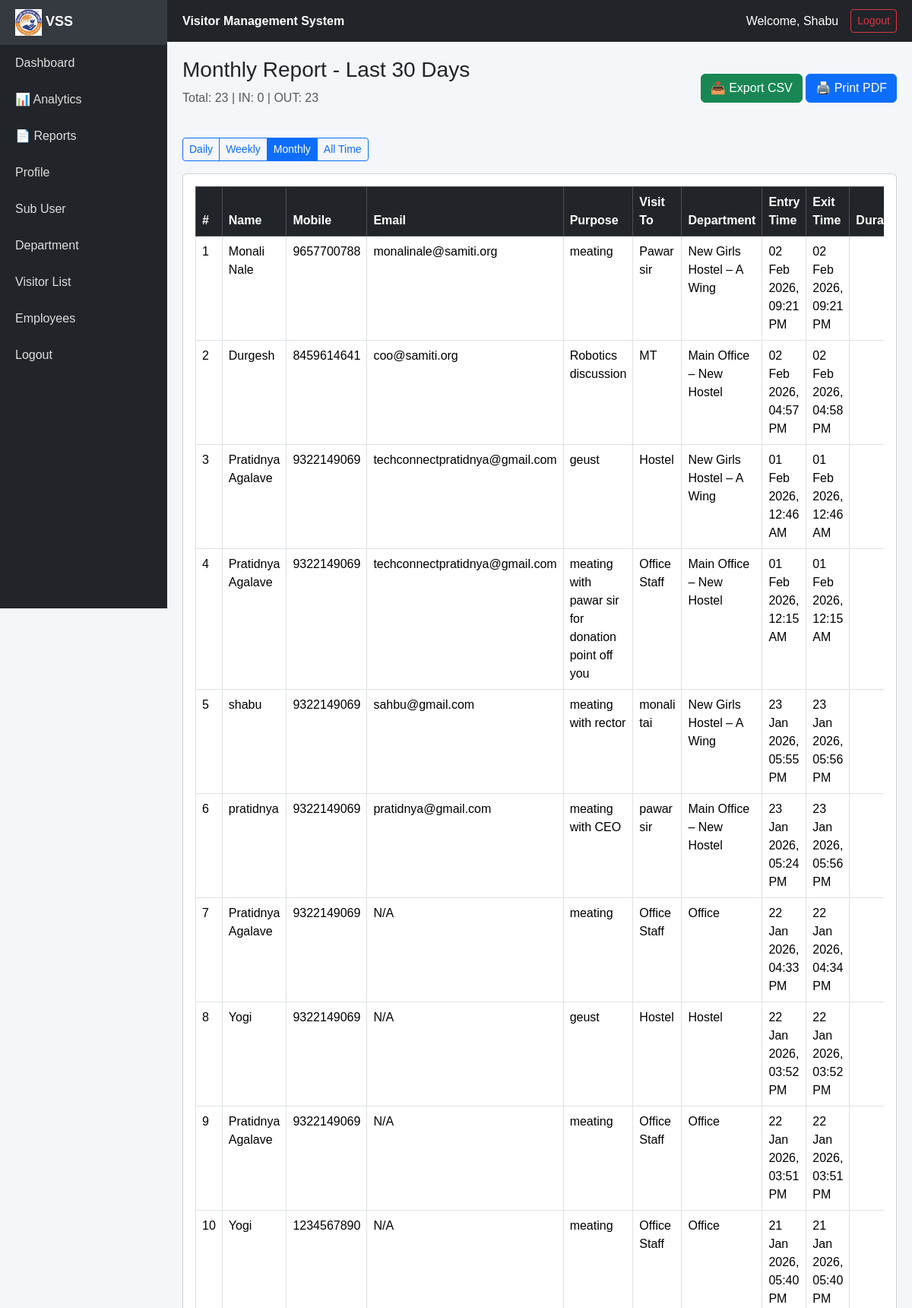
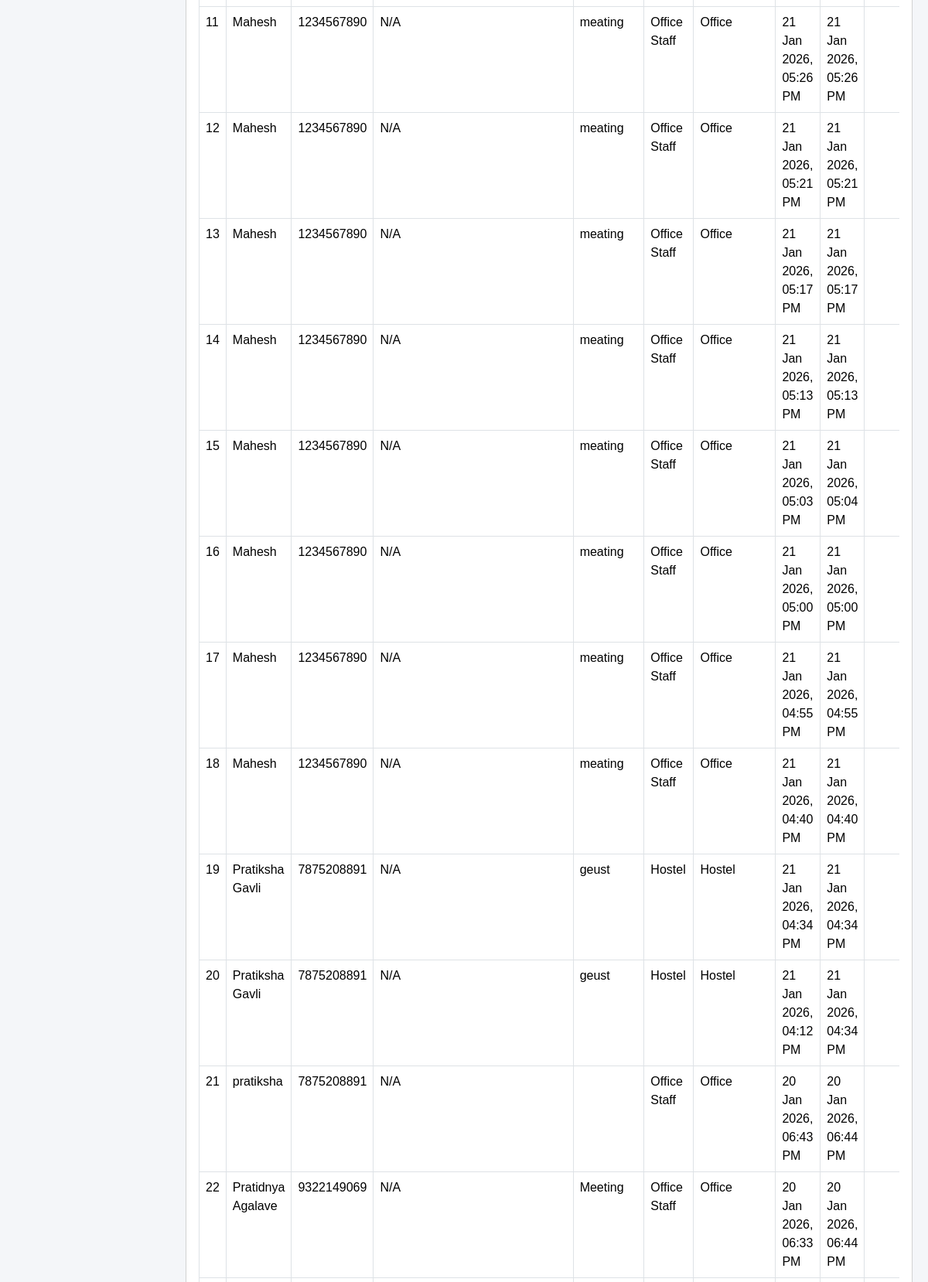
Screenshot of /reports/generate/?type=monthly (signed in, upper part) with the database file from the repository (2 pictures, top to bottom).
### visitors/models.py (models this page shows, shortened)
class Visitor(models.Model):
    GENDER_CHOICES = (
        ('Male', 'Male'),
        ('Female', 'Female'),
        ('Other', 'Other'),
    )
    STATUS_CHOICES = (
        ('IN', 'IN'),
        ('OUT', 'OUT'),
    )
    created_by = models.ForeignKey(
        User,
        on_delete=models.CASCADE,
        related_name='visitors'
    )
    name = models.CharField(max_length=100)
    mobile = models.CharField(max_length=10)
    email = models.EmailField()
    gender = models.CharField(max_length=10, choices=GENDER_CHOICES)
    purpose = models.CharField(max_length=200)
    visit_to = models.CharField(max_length=100)
    hostel_or_office = models.CharField(max_length=200)
    address = models.TextField()
    aadhaar = models.CharField(max_length=12)
    photo = models.ImageField(upload_to='visitor_photos/', null=True, blank=True)
    signature = models.ImageField(upload_to='signatures/')
    status = models.CharField(
        max_length=5,
        choices=STATUS_CHOICES,
        default='IN'
    )
    entry_time = models.DateTimeField(default=timezone.now)
    exit_time = models.DateTimeField(null=True, blank=True)
    created_at = models.DateTimeField(auto_now_add=True)

### visitors/views.py (the view)
# urls.py: path('reports/generate/', views.generate_report, name='generate_report'),
@login_required
def generate_report(request):
    report_type = request.GET.get('type', 'daily')
    visitors = Visitor.objects.filter(created_by=request.user)
    now = timezone.now()
    today_start = now.replace(hour=0, minute=0, second=0, microsecond=0)
    if report_type == 'daily':
        visitors = visitors.filter(entry_time__gte=today_start)
        title = f"Daily Report - {today_start.strftime('%d %b %Y')}"
    elif report_type == 'weekly':
        week_start = today_start - timedelta(days=7)
        visitors = visitors.filter(entry_time__gte=week_start)
        title = f"Weekly Report - Last 7 Days"
    elif report_type == 'monthly':
        month_start = today_start - timedelta(days=30)
        visitors = visitors.filter(entry_time__gte=month_start)
        title = f"Monthly Report - Last 30 Days"
    else:
        title = "All Visitors Report"
    visitors = visitors.order_by('-entry_time')
    context = {
        'visitors': visitors,
        'title': title,
        'report_type': report_type,
        'total': visitors.count(),
        'in_count': visitors.filter(status='IN').count(),
        'out_count': visitors.filter(status='OUT').count(),
    }
    return render(request, 'visitors/report.html', context)

### visitors/templates/visitors/report.html (shortened to what this page needs)
{% extends 'visitors/base.html' %}
{% block content %}
<div class="d-flex justify-content-between align-items-center mb-4">
    <div>
        <h3>{{ title }}</h3>
        <p class="text-muted">Total: {{ total }} | IN: {{ in_count }} | OUT: {{ out_count }}</p>
    </div>
    <div>
        <a href="{% url 'export_csv' %}?type={{ report_type }}" class="btn btn-success">
            📥 Export CSV
        </a>
        <button onclick="window.print()" class="btn btn-primary">
            🖨️ Print PDF
        </button>
    </div>
</div>
<div class="btn-group mb-3" role="group">
    <a href="{% url 'generate_report' %}?type=daily" class="btn btn-sm {% if report_type == 'daily' %}btn-primary{% else %}btn-outline-primary{% endif %}">Daily</a>
    <a href="{% url 'generate_report' %}?type=weekly" class="btn btn-sm {% if report_type == 'weekly' %}btn-primary{% else %}btn-outline-primary{% endif %}">Weekly</a>
    <a href="{% url 'generate_report' %}?type=monthly" class="btn btn-sm {% if report_type == 'monthly' %}btn-primary{% else %}btn-outline-primary{% endif %}">Monthly</a>
    <a href="{% url 'generate_report' %}?type=all" class="btn btn-sm {% if report_type == 'all' %}btn-primary{% else %}btn-outline-primary{% endif %}">All Time</a>
</div>
<div class="card">
    <div class="card-body">
        <div class="table-responsive">
            <table class="table table-bordered table-hover">
                <thead class="table-dark">
                    <tr>
                        <th>#</th>
                        <th>Name</th>
                        <th>Mobile</th>
                        <th>Email</th>
                        <th>Purpose</th>
                        <th>Visit To</th>
                        <th>Department</th>
                        <th>Entry Time</th>
                        <th>Exit Time</th>
                        <th>Duration</th>
                    </tr>
                </thead>
                <tbody>
                    {% for v in visitors %}
                    <tr>
                        <td>{{ forloop.counter }}</td>
                        <td>{{ v.name }}</td>
                        <td>{{ v.mobile }}</td>
                        <td>{{ v.email }}</td>
                        <td>{{ v.purpose }}</td>
                        <td>{{ v.visit_to }}</td>
                        <td>{{ v.hostel_or_office }}</td>
                        <td>{{ v.entry_time|date:"d M Y, h:i A" }}</td>
                        <td>
                            {% if v.exit_time %}
                                {{ v.exit_time|date:"d M Y, h:i A" }}
                            {% else %}
                                <span class="text-muted">—</span>
                            {% endif %}
                        </td>
                        <td>
                        </td>
                    </tr>
                    {% empty %}
                    <tr>
                        <td colspan="11" class="text-center text-muted py-4">
                            No visitors found for this period
                        </td>
                    </tr>
                    {% endfor %}
                </tbody>
            </table>
        </div>
    </div>
</div>
{% endblock %}

### visitors/templates/visitors/base.html (shortened to what this page needs)
{% load static %}
<!DOCTYPE html>
<html lang="en">
<head>
    <link
        href="https://cdn.jsdelivr.net/npm/bootstrap@5.3.2/dist/css/bootstrap.min.css"
        rel="stylesheet"
    >
    <link rel="stylesheet" href="{% static 'visitors/css/dashboard.css' %}">
</head>
<body>
{% include 'visitors/sidebar.html' %}
<div class="content">
    <div class="topbar d-flex justify-content-between align-items-center">
        <span class="fw-bold">Visitor Management System</span>
        <div class="d-flex align-items-center gap-3">
            <span class="user">
                Welcome, {{ request.user.first_name|default:request.user.username }}
            </span>
            <a href="{% url 'logout' %}" class="btn btn-sm btn-outline-danger">
                Logout
            </a>
        </div>
    </div>
    <div class="page-content">
        {% block content %}
        {% endblock %}
    </div>
</div>
</body>
</html>

### visitors/static/visitors/css/dashboard.css (style rules this page uses)
body { background: #f4f6f9; font-family: Arial, sans-serif; }
.content { margin-left: 220px; }
.topbar { background: #212529; color: white; padding: 12px 20px; display: flex; justify-content: space-between; }
.page-content { padding: 20px; }

### rows the page displays
Visitor: name "Monali Nale", mobile "9657700788", email "monalinale@samiti.org", purpose "meating", visit_to "Pawar sir", hostel_or_office "New Girls Hostel – A Wing", entry_time "02 Feb 2026, 09:21 PM", exit_time "02 Feb 2026, 09:21 PM"
Visitor: name "Durgesh", mobile "8459614641", email "coo@samiti.org", purpose "Robotics discussion", visit_to "MT", hostel_or_office "Main Office – New Hostel", entry_time "02 Feb 2026, 04:57 PM", exit_time "02 Feb 2026, 04:58 PM"
Visitor: name "Pratidnya Agalave", mobile "9322149069", email "techconnectpratidnya@gmail.com", purpose "geust", visit_to "Hostel", hostel_or_office "New Girls Hostel – A Wing", entry_time "01 Feb 2026, 12:46 AM", exit_time "01 Feb 2026, 12:46 AM"
Visitor: name "Pratidnya Agalave", mobile "9322149069", email "techconnectpratidnya@gmail.com", purpose "meating with pawar sir for donation point off you", visit_to "Office Staff", hostel_or_office "Main Office – New Hostel", entry_time "01 Feb 2026, 12:15 AM", exit_time "01 Feb 2026, 12:15 AM"
Visitor: name "shabu", mobile "9322149069", email "sahbu@gmail.com", purpose "meating with rector", visit_to "monali tai", hostel_or_office "New Girls Hostel – A Wing", entry_time "23 Jan 2026, 05:55 PM", exit_time "23 Jan 2026, 05:56 PM"
Visitor: name "pratidnya", mobile "9322149069", email "pratidnya@gmail.com", purpose "meating with CEO", visit_to "pawar sir", hostel_or_office "Main Office – New Hostel", entry_time "23 Jan 2026, 05:24 PM", exit_time "23 Jan 2026, 05:56 PM"
Visitor: name "Pratidnya Agalave", mobile "9322149069", email "N/A", purpose "meating", visit_to "Office Staff", hostel_or_office "Office", entry_time "22 Jan 2026, 04:33 PM", exit_time "22 Jan 2026, 04:34 PM"
Visitor: name "Yogi", mobile "9322149069", email "N/A", purpose "geust", visit_to "Hostel", hostel_or_office "Hostel", entry_time "22 Jan 2026, 03:52 PM", exit_time "22 Jan 2026, 03:52 PM"
Visitor: name "Pratidnya Agalave", mobile "9322149069", email "N/A", purpose "meating", visit_to "Office Staff", hostel_or_office "Office", entry_time "22 Jan 2026, 03:51 PM", exit_time "22 Jan 2026, 03:51 PM"
Visitor: name "Yogi", mobile "1234567890", email "N/A", purpose "meating", visit_to "Office Staff", hostel_or_office "Office", entry_time "21 Jan 2026, 05:40 PM", exit_time "21 Jan 2026, 05:40 PM"
Visitor: name "Mahesh", mobile "1234567890", email "N/A", purpose "meating", visit_to "Office Staff", hostel_or_office "Office", entry_time "21 Jan 2026, 05:26 PM", exit_time "21 Jan 2026, 05:26 PM"
Visitor: name "Mahesh", mobile "1234567890", email "N/A", purpose "meating", visit_to "Office Staff", hostel_or_office "Office", entry_time "21 Jan 2026, 05:21 PM", exit_time "21 Jan 2026, 05:21 PM"
Visitor: name "Mahesh", mobile "1234567890", email "N/A", purpose "meating", visit_to "Office Staff", hostel_or_office "Office", entry_time "21 Jan 2026, 05:17 PM", exit_time "21 Jan 2026, 05:17 PM"
Visitor: name "Mahesh", mobile "1234567890", email "N/A", purpose "meating", visit_to "Office Staff", hostel_or_office "Office", entry_time "21 Jan 2026, 05:13 PM", exit_time "21 Jan 2026, 05:13 PM"
Visitor: name "Mahesh", mobile "1234567890", email "N/A", purpose "meating", visit_to "Office Staff", hostel_or_office "Office", entry_time "21 Jan 2026, 05:03 PM", exit_time "21 Jan 2026, 05:04 PM"
Visitor: name "Mahesh", mobile "1234567890", email "N/A", purpose "meating", visit_to "Office Staff", hostel_or_office "Office", entry_time "21 Jan 2026, 05:00 PM", exit_time "21 Jan 2026, 05:00 PM"
Visitor: name "Mahesh", mobile "1234567890", email "N/A", purpose "meating", visit_to "Office Staff", hostel_or_office "Office", entry_time "21 Jan 2026, 04:55 PM", exit_time "21 Jan 2026, 04:55 PM"
Visitor: name "Mahesh", mobile "1234567890", email "N/A", purpose "meating", visit_to "Office Staff", hostel_or_office "Office", entry_time "21 Jan 2026, 04:40 PM", exit_time "21 Jan 2026, 04:40 PM"
Visitor: name "Pratiksha Gavli", mobile "7875208891", email "N/A", purpose "geust", visit_to "Hostel", hostel_or_office "Hostel", entry_time "21 Jan 2026, 04:34 PM", exit_time "21 Jan 2026, 04:34 PM"
Visitor: name "Pratiksha Gavli", mobile "7875208891", email "N/A", purpose "geust", visit_to "Hostel", hostel_or_office "Hostel", entry_time "21 Jan 2026, 04:12 PM", exit_time "21 Jan 2026, 04:34 PM"
Visitor: name "pratiksha", mobile "7875208891", email "N/A", visit_to "Office Staff", hostel_or_office "Office", entry_time "20 Jan 2026, 06:43 PM", exit_time "20 Jan 2026, 06:44 PM"
Visitor: name "Pratidnya Agalave", mobile "9322149069", email "N/A", purpose "Meeting", visit_to "Office Staff", hostel_or_office "Office", entry_time "20 Jan 2026, 06:33 PM", exit_time "20 Jan 2026, 06:44 PM"

### other values shown
{{ request.user.first_name|default:request.user.username }} "Shabu"
{{ title }} "Monthly Report - Last 30 Days"
{{ total }} "23"
{{ in_count }} "0"
{{ out_count }} "23"
